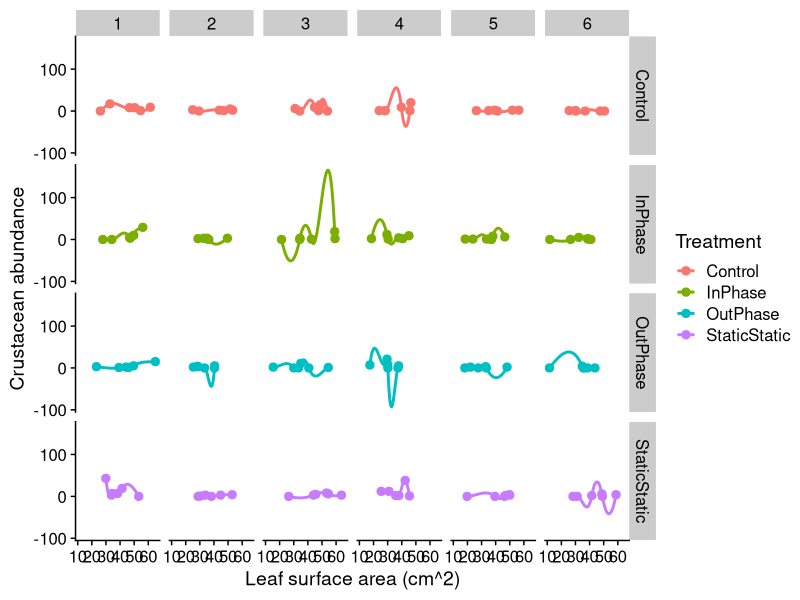

Write the R code that produced this figure.
#check raw data for LSA effect on crustaceans
#plot LSA by crustacean abundance at week 6, facet by treatment

library(rstatix)
library(dplyr)
library(ggplot2)
library(cowplot)

#read csv
dat <- read.csv("data/Data_Control.csv")

#plot crustacean abundance vs LSA to verify weak mediation effect
dat %>%
  ggplot()+
  (aes(x = Avg_LSA, y = Crustacean_abundance, colour = Treatment))+
  facet_grid(Treatment~Week)+
  geom_point(size = 2.5, position = position_dodge(0.8)) +
  stat_smooth(se = FALSE)+
  theme_cowplot()+
  xlab("Leaf surface area (cm^2)")+
  ylab("Crustacean abundance")
